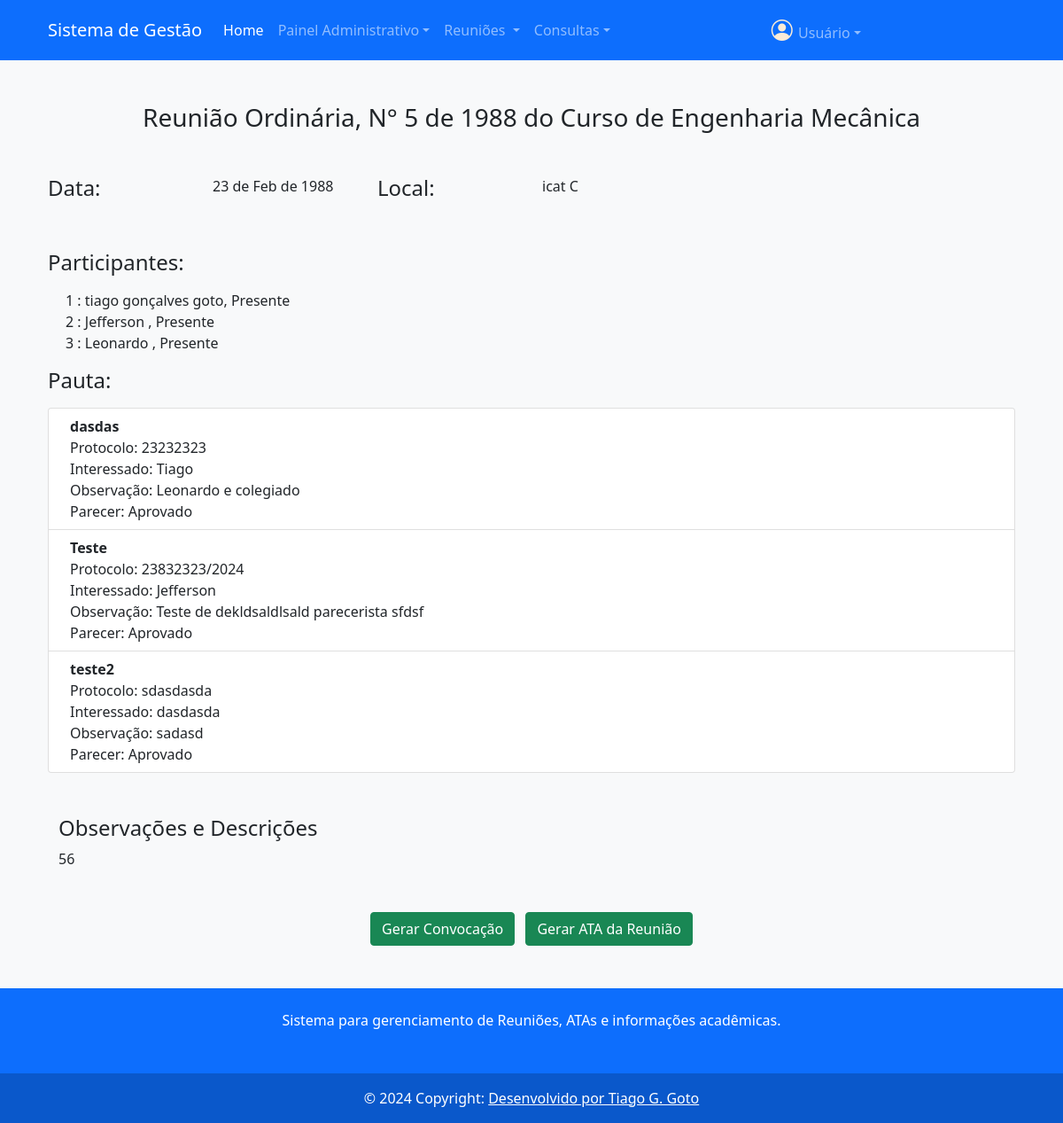
The app's page /meetings/1 (signed in) with its own data.
### src/models/entities/meetings.py (models this page shows, shortened)
class Meeting_type(db.Model):
    __tablename__="meeting_type"
    id = db.Column(db.Integer, primary_key=True, autoincrement=True)
    type_name = db.Column(db.Text, nullable=False)
    meeting = db.relationship("Meetings", back_populates="meet_type", lazy='dynamic')
    numbering = db.relationship("Numbering", back_populates="meet_type", lazy="dynamic")
    def __repr__(self):
        return f"{self.type_name}"

class Meetings(db.Model):
    __tablename__ = "meetings"
    id = db.Column(db.Integer, primary_key=True, autoincrement=True)
    meet_number = db.Column(db.Integer, nullable=False)
    meet_description = db.Column(db.Text, nullable=False)
    meet_regdate = db.Column(db.DateTime, default=datetime.now)
    meet_date = db.Column(db.DateTime, nullable = False)
    meet_location = db.Column(db.Text, nullable = False)
    is_active = db.Column(db.Boolean, nullable = True)
    meet_type_id = db.Column(db.Integer, db.ForeignKey('meeting_type.id'), nullable=False)
    meet_type = db.relationship("Meeting_type", back_populates="meeting")
    meeting_agenda = db.relationship("Meeting_agenda", back_populates="meeting", lazy='dynamic')
    minutes = db.relationship("Meeting_minute", back_populates="meeting", lazy='dynamic')
    attendees = db.relationship("Meeting_attendees", back_populates="meeting", lazy='dynamic')
    course_id = db.Column(db.Integer, db.ForeignKey('course.id'), nullable = False)
    course = db.relationship("Course", back_populates="meeting")

class Meeting_attendees(db.Model):
    __tablename__='meeting_attendees'
    id = db.Column(db.Integer, primary_key=True, autoincrement=True)
    meetings_id = db.Column(db.Integer, db.ForeignKey('meetings.id'))
    status = db.Column(db.Integer, nullable=True) # 0 - presence ok, 2, presence not ok, 3 presence justified
    meeting = db.relationship("Meetings", back_populates="attendees")
    attendee_id = db.Column(db.Integer, db.ForeignKey('attendees.id'), nullable=True)
    attendee = db.relationship('Attendees', back_populates="meeting_attendees")

class Attendees(db.Model):
    __tablename__ = 'attendees'
    id = db.Column(db.Integer, primary_key=True, autoincrement=True)
    name = db.Column(db.Text, nullable=False)
    document = db.Column(db.Text, nullable=True)
    course_id = db.Column(db.Integer, db.ForeignKey('course.id'))
    meeting_attendees = db.relationship("Meeting_attendees", back_populates="attendee", lazy='dynamic')
    course = db.relationship("Course", back_populates="attendee")
    def __repr__(self) -> str:
        return f"{self.name}"

class Meeting_agenda(db.Model):
    __tablename__="meeting_agenda"
    id = db.Column(db.Integer, primary_key=True, autoincrement=True)
    agenda_topic = db.Column(db.Text, nullable=False)
    agenda_protocol = db.Column(db.Text, nullable = True)
    agenda_interested = db.Column(db.Text, nullable = True)
    agenda_description = db.Column(db.Text, nullable= True)
    status = db.Column(db.Text, nullable=True)
    notes = db.Column(db.Text, nullable=True)
    meeting_id = db.Column(db.Integer, db.ForeignKey('meetings.id'), nullable=False)
    meeting = db.relationship("Meetings", back_populates="meeting_agenda")
    minute_id = db.Column(db.Integer, db.ForeignKey('meeting_minute.id'), nullable=True)
    minute = db.relationship("Meeting_minute", back_populates="meeting_agenda")

### src/models/entities/institution.py (models this page shows, shortened)
class Course(db.Model):
    __tablename__= 'course'
    id = db.Column(db.Integer, primary_key=True, autoincrement=True)
    name = db.Column(db.Text, nullable=False)
    depart_id = db.Column(db.Integer, db.ForeignKey('department.id'))
    department = db.relationship("Department", back_populates="course")
    meeting = db.relationship("Meetings", back_populates="course", lazy='dynamic')
    numbering = db.relationship("Numbering", back_populates="course", lazy='dynamic')
    attendee = db.relationship("Attendees", back_populates="course", lazy='dynamic')
    def __repr__(self):
        return f'{self.name}'

### src/routes/meetings.py (the view)
@meetings_route.route('/<id>', methods=['GET'])
@login_required
def consult_meeting(id):
    meeting = Reg_meetings.get_meeting(id)
    if not meeting:
        return redirect(url_for('meetings.erro_page'))
    list_at = Reg_meeting_atten.get_list(id)
    list_agenda = Reg_agenda.get_meet_agenda(id)
    return render_template('meeting_info.html', meeting=meeting , attendee_list = list_at, agenda=list_agenda)

### src/models/repository/meetings.py (called while the page is built)
    def get_meeting(id):
        meeting = db.session.execute(db.select(Meetings).filter_by(id = id)).scalar()
        return meeting

    def get_list(mee_id):
        list_attendees = db.session.execute(db.select(Meeting_attendees).filter_by(meetings_id=mee_id)).scalars().all()
        return list_attendees

    def get_meet_agenda(id):
        list_agenda = db.session.execute(db.select(Meeting_agenda).filter_by(meeting_id=id)).scalars()
        return list_agenda

### src/routes/login.py (called while the page is built)
@login_manager.user_loader
def loader_user(user_id):
    return Users.query.filter_by(userid=user_id).first()

### src/templates/meeting_info.html
{% extends "base.html" %}
{% block content %}
<div class="conatiner min-vh-100 my-5">
    <div class="container ">
        <div class="container text-center">
            <h3 class="mb-3"> Reunião {{ meeting.meet_type}}, N° {{meeting.meet_number}} de {{meeting.meet_date.year}} do Curso de {{meeting.course}}</h2>
        </div>
        <div class="row my-5 ">
            <div class="col-md-2 text-left ">
                <h4> Data: </h4>
            </div>
            <div class="col-md-2 text-left "> {{meeting.meet_date.strftime("%d de %b de %Y")}} </div>
            <div class="col-md-2 text-left "><h4> Local: </h4></div>
            <div class="col-md-2 text-left "> {{meeting.meet_location}} </div>
        </div>
        <div class="conatiner text-left">
            <h4> Participantes: </h4>
        </div>
        <div class="container my-3 ">
            {% for attendee in attendee_list %}
            <div class="col mx-2">
                {{loop.index0 + 1}} : {{ attendee.attendee }}, {% if attendee.status %} Presente {% else%} Não presente {% endif %}
            </div>
            {% endfor %}
        </div>
        <div class="conatiner text-left">
            <h4 class="my-3"> Pauta: </h4>
            <ol class="list-group list-group-numbering">
                {% for ag in agenda %}
                <li class="list-group-item d-flex justify-content-between align-items-start">
                    <div class="ms-2 me-auto">
                        <div class="fw-bold"> {{ag.agenda_topic}} </div>
                        Protocolo: {{ag.agenda_protocol}} <br>
                        Interessado: {{ag.agenda_interested}} <br>
                        Observação: {{ag.agenda_description}} <br>
                        Parecer: {% if ag.status == None %} Não apreciado {% elif ag.status %} Aprovado {% else %} Não aprovado {%endif%}
                    </div>
                </li>
                {% endfor %}
            </ol>
        </div>
        <div class="container my-5">
            <h4 class="text-left"> Observações e Descrições </h4>
            <p class="text-left">{{meeting.meet_description}} </p>
        </div>
        <div class="conatiner text-center">
            <ul class="list-inline">
                <li class="list-inline-item">
                    <form action="{{url_for('meetings.generate_notice', id=meeting.id)}}" id="notice" method="post"><button type="submit" formtarget="notice" formmethod="post" class="btn btn-success" formaction="{{url_for('meetings.generate_notice', id=meeting.id)}}"> Gerar Convocação </button></form>
                </li>
                <li class="list-inline-item">
                    <form><button type="submit" formmethod="post" class="btn btn-success">Gerar ATA da Reunião</button></form>
                </li>
        </ul>
        </div>
    </div>
</div>
{% endblock %}

### records on screen
Meeting_type: meet_type "Ordinária"
Meetings: meet_number "5", meet_date.year "1988", meet_date "23 de Feb de 1988", meet_location "icat C", meet_description "56"
Course: course "Engenharia Mecânica"
Meeting_attendees: attendee "tiago gonçalves goto", status "Presente"
Meeting_attendees: attendee "Jefferson", status "Presente"
Meeting_attendees: attendee "Leonardo", status "Presente"
Meeting_agenda: agenda_topic "dasdas", agenda_protocol "23232323", agenda_interested "Tiago", agenda_description "Leonardo e colegiado", status "Aprovado"
Meeting_agenda: agenda_topic "Teste", agenda_protocol "23832323/2024", agenda_interested "Jefferson", agenda_description "Teste de dekldsaldlsald parecerista sfdsf", status "Aprovado"
Meeting_agenda: agenda_topic "teste2", agenda_protocol "sdasdasda", agenda_interested "dasdasda", agenda_description "sadasd", status "Aprovado"
